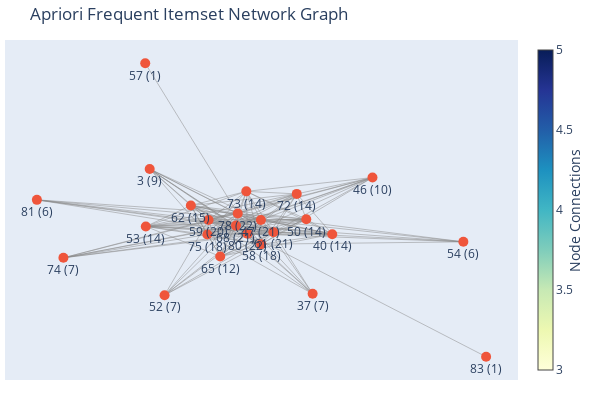

The notebook cell this image was saved under:
### Code cell
plot_nx_graph(frequent_itemsetsD)

### Figure 1 — Plotly figure (JSON) as saved in the notebook; plotly's stock layout.template omitted (floating-point values rounded to 4 significant figures; data arrays with more than 128 entries replaced by an {"elided": "..."} marker saying what was removed)
{"data": [{"hoverinfo": "none", "line": {"color": "#888", "width": 0.5}, "mode": "lines", "type": "scatter", "x": {"elided": "471 float values"}, "y": {"elided": "471 float values"}}, {"hoverinfo": "text", "marker": {"colorbar": {"thickness": 15, "title": {"side": "right", "text": "Node Connections"}, "xanchor": "left"}, "colorscale": [[0, "rgb(255,255,217)"], [0.125, "rgb(237,248,177)"], [0.25, "rgb(199,233,180)"], [0.375, "rgb(127,205,187)"], [0.5, "rgb(65,182,196)"], [0.625, "rgb(29,145,192)"], [0.75, "rgb(34,94,168)"], [0.875, "rgb(37,52,148)"], [1, "rgb(8,29,88)"]], "showscale": true, "size": 10}, "mode": "markers+text", "text": ["3 (9)", "47 (21)", "58 (18)", "59 (20)", "61 (21)", "62 (15)", "68 (21)", "75 (18)", "78 (22)", "80 (22)", "37 (7)", "40 (14)", "50 (14)", "53 (14)", "65 (12)", "72 (14)", "73 (14)", "46 (10)", "52 (7)", "54 (6)", "74 (7)", "81 (6)", "57 (1)", "83 (1)"], "textposition": "bottom center", "type": "scatter", "x": [-0.2162, 0.03771, 0.03827, -0.08184, 0.06623, -0.1222, -0.01923, -0.08462, -0.01521, 0.007058, 0.1558, 0.2006, 0.1413, -0.2251, -0.05521, 0.1196, 0.004424, 0.2925, -0.1822, 0.5, -0.4132, -0.4738, -0.2264, 0.5519], "y": [0.3472, 0.03211, -0.1171, 0.03265, -0.04265, 0.1217, -0.002143, -0.05706, 0.07218, -0.05245, -0.4231, -0.05526, 0.03677, -0.007312, -0.1925, 0.1935, 0.2092, 0.2944, -0.4317, -0.1024, -0.2009, 0.1568, 1, -0.8118]}], "layout": {"height": 400, "hovermode": "closest", "margin": {"b": 20, "l": 5, "r": 5, "t": 40}, "showlegend": false, "title": {"text": "Apriori Frequent Itemset Network Graph"}, "width": 600, "xaxis": {"autorange": true, "range": [-0.5466, 0.6247], "showgrid": false, "showticklabels": false, "type": "linear", "zeroline": false}, "yaxis": {"autorange": true, "range": [-0.9553, 1.144], "showgrid": false, "showticklabels": false, "type": "linear", "zeroline": false}}}
